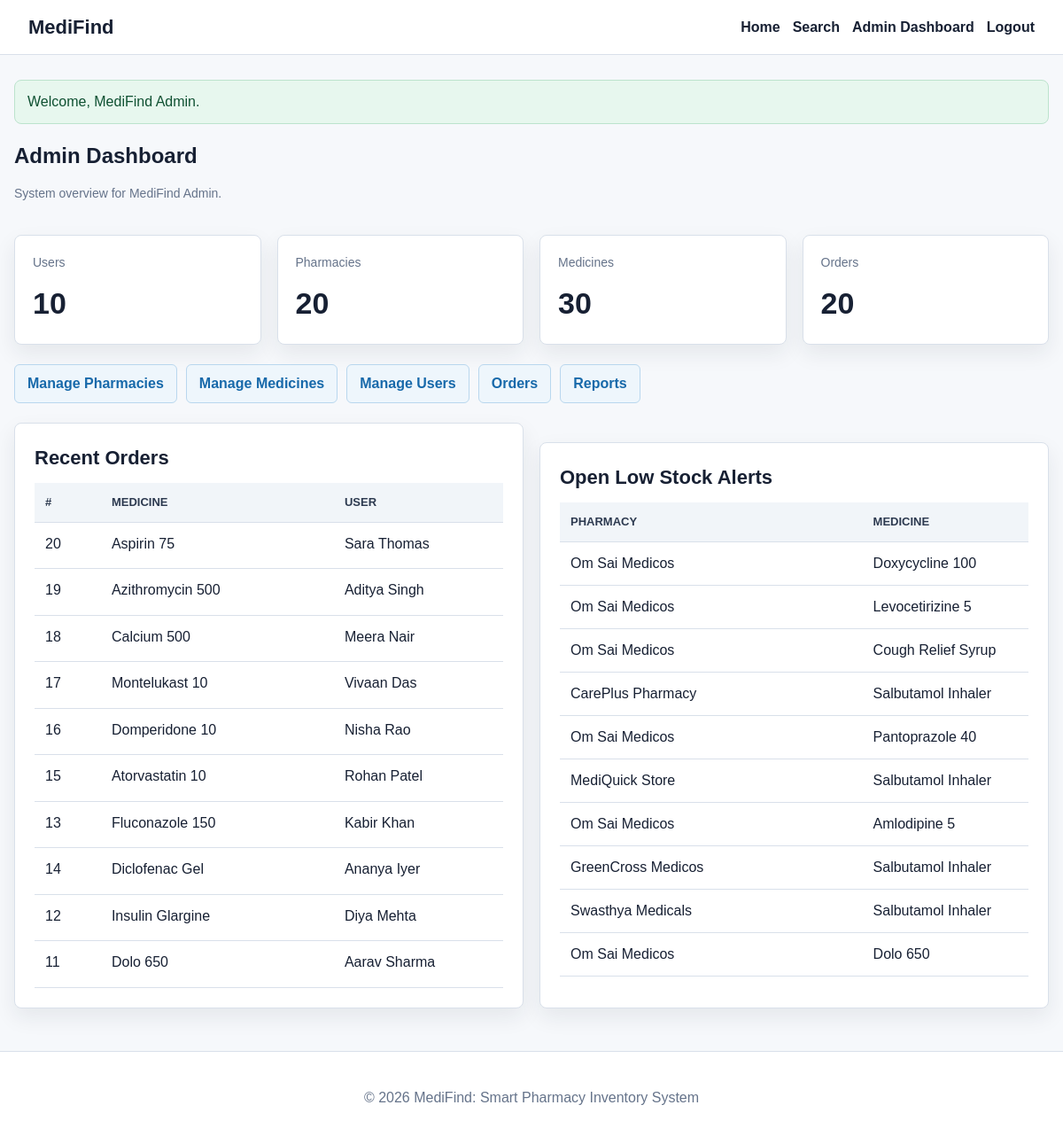
Page /admin/dashboard.php (signed in) on the committed database.
### tables this page shows
CREATE TABLE orders (
    id INT AUTO_INCREMENT PRIMARY KEY,
    user_id INT NOT NULL,
    pharmacy_id INT NOT NULL,
    medicine_id INT NOT NULL,
    quantity INT NOT NULL,
    unit_price DECIMAL(10, 2) NOT NULL,
    total_amount DECIMAL(10, 2) NOT NULL,
    status ENUM('pending', 'confirmed', 'completed', 'cancelled') NOT NULL DEFAULT 'pending',
    created_at TIMESTAMP DEFAULT CURRENT_TIMESTAMP,
    updated_at TIMESTAMP DEFAULT CURRENT_TIMESTAMP ON UPDATE CURRENT_TIMESTAMP,
    INDEX idx_orders_user (user_id),
    INDEX idx_orders_pharmacy (pharmacy_id),
    INDEX idx_orders_medicine (medicine_id),
    INDEX idx_orders_status (status),
    CONSTRAINT fk_orders_user
        FOREIGN KEY (user_id) REFERENCES users(id)
        ON UPDATE CASCADE
        ON DELETE RESTRICT,
    CONSTRAINT fk_orders_pharmacy
        FOREIGN KEY (pharmacy_id) REFERENCES pharmacies(id)
        ON UPDATE CASCADE
        ON DELETE RESTRICT,
    CONSTRAINT fk_orders_medicine
        FOREIGN KEY (medicine_id) REFERENCES medicines(id)
        ON UPDATE CASCADE
        ON DELETE RESTRICT
);

CREATE TABLE medicines (
    id INT AUTO_INCREMENT PRIMARY KEY,
    name VARCHAR(150) NOT NULL,
    generic_name VARCHAR(150) NOT NULL,
    brand VARCHAR(120) NOT NULL,
    category VARCHAR(100) NOT NULL,
    strength VARCHAR(60) NOT NULL,
    form VARCHAR(60) NOT NULL,
    description VARCHAR(255),
    requires_prescription TINYINT(1) NOT NULL DEFAULT 0,
    created_at TIMESTAMP DEFAULT CURRENT_TIMESTAMP,
    INDEX idx_medicines_name (name),
    INDEX idx_medicines_generic (generic_name),
    INDEX idx_medicines_category (category)
);

CREATE TABLE users (
    id INT AUTO_INCREMENT PRIMARY KEY,
    name VARCHAR(100) NOT NULL,
    email VARCHAR(150) NOT NULL UNIQUE,
    phone VARCHAR(20) NOT NULL,
    address VARCHAR(255) NOT NULL,
    password VARCHAR(255) NOT NULL,
    created_at TIMESTAMP DEFAULT CURRENT_TIMESTAMP
);

CREATE TABLE low_stock_alerts (
    id INT AUTO_INCREMENT PRIMARY KEY,
    stock_id INT NOT NULL,
    pharmacy_id INT NOT NULL,
    medicine_id INT NOT NULL,
    current_quantity INT NOT NULL,
    alert_message VARCHAR(255) NOT NULL,
    status ENUM('open', 'resolved', 'dismissed') NOT NULL DEFAULT 'open',
    created_at TIMESTAMP DEFAULT CURRENT_TIMESTAMP,
    INDEX idx_alerts_stock (stock_id),
    INDEX idx_alerts_pharmacy (pharmacy_id),
    INDEX idx_alerts_status (status),
    CONSTRAINT fk_alerts_stock
        FOREIGN KEY (stock_id) REFERENCES stock(id)
        ON UPDATE CASCADE
        ON DELETE CASCADE,
    CONSTRAINT fk_alerts_pharmacy
        FOREIGN KEY (pharmacy_id) REFERENCES pharmacies(id)
        ON UPDATE CASCADE
        ON DELETE CASCADE,
    CONSTRAINT fk_alerts_medicine
        FOREIGN KEY (medicine_id) REFERENCES medicines(id)
        ON UPDATE CASCADE
        ON DELETE CASCADE
);

CREATE TABLE pharmacies (
    id INT AUTO_INCREMENT PRIMARY KEY,
    owner_name VARCHAR(100) NOT NULL,
    pharmacy_name VARCHAR(150) NOT NULL,
    email VARCHAR(150) NOT NULL UNIQUE,
    phone VARCHAR(20) NOT NULL,
    license_no VARCHAR(60) NOT NULL UNIQUE,
    address VARCHAR(255) NOT NULL,
    city VARCHAR(80) NOT NULL,
    area VARCHAR(80) NOT NULL,
    password VARCHAR(255) NOT NULL,
    status ENUM('active', 'inactive', 'suspended') NOT NULL DEFAULT 'active',
    created_at TIMESTAMP DEFAULT CURRENT_TIMESTAMP,
    INDEX idx_pharmacies_city_area (city, area),
    INDEX idx_pharmacies_status (status)
);

### includes/functions.php (called while the page is built, shortened)
<?php
function app_url(string $path = ''): string
{
    $path = ltrim($path, '/');
    return rtrim(APP_BASE, '/') . ($path === '' ? '/' : '/' . $path);
}
function e(?string $value): string
{
    return htmlspecialchars((string) $value, ENT_QUOTES, 'UTF-8');
}
function get_flash_messages(): array
{
    $messages = $_SESSION['flash'] ?? [];
    return $messages;
}
function count_table(mysqli $conn, string $table): int
{
    $allowed = ['admins', 'users', 'pharmacies', 'medicines', 'stock', 'substitute_medicines', 'orders', 'low_stock_alerts'];
    $result = $conn->query("SELECT COUNT(*) AS total FROM {$table}");
    $row = $result ? $result->fetch_assoc() : ['total' => 0];
    return (int) $row['total'];
}

### includes/auth.php (called while the page is built, shortened)
<?php
require_once __DIR__ . '/functions.php';
function current_user_name(string $role): string
{
    return (string) ($_SESSION[$role . '_name'] ?? 'User');
}

### admin/dashboard.php (the view, shortened to what this page needs)
<?php
require_once __DIR__ . '/../includes/auth.php';
$recentOrders = $conn->query(
    'SELECT o.id, o.quantity, o.total_amount, o.status, o.created_at,
            u.name AS user_name,
            p.pharmacy_name,
            m.name AS medicine_name
     FROM orders o
     INNER JOIN users u ON u.id = o.user_id
     INNER JOIN pharmacies p ON p.id = o.pharmacy_id
     INNER JOIN medicines m ON m.id = o.medicine_id
     ORDER BY o.created_at DESC
     LIMIT 10'
)->fetch_all(MYSQLI_ASSOC);
$alerts = $conn->query(
    'SELECT la.current_quantity, la.alert_message, la.created_at,
            p.pharmacy_name,
            m.name AS medicine_name
     FROM low_stock_alerts la
     INNER JOIN pharmacies p ON p.id = la.pharmacy_id
     INNER JOIN medicines m ON m.id = la.medicine_id
     WHERE la.status = \'open\'
     ORDER BY la.created_at DESC
     LIMIT 10'
)->fetch_all(MYSQLI_ASSOC);
require_once __DIR__ . '/../includes/header.php';
?>
<section class="section-heading">
    <div>
        <h1>Admin Dashboard</h1>
        <p class="muted">System overview for <?= e(current_user_name('admin')); ?>.</p>
    </div>
</section>
<section class="stats-grid">
    <a class="stat-card" href="<?= e(app_url('admin/manage_users.php')); ?>">
        <span>Users</span>
        <strong><?= count_table($conn, 'users'); ?></strong>
    </a>
    <a class="stat-card" href="<?= e(app_url('admin/manage_pharmacies.php')); ?>">
        <span>Pharmacies</span>
        <strong><?= count_table($conn, 'pharmacies'); ?></strong>
    </a>
    <a class="stat-card" href="<?= e(app_url('admin/manage_medicines.php')); ?>">
        <span>Medicines</span>
        <strong><?= count_table($conn, 'medicines'); ?></strong>
    </a>
    <a class="stat-card" href="<?= e(app_url('admin/orders.php')); ?>">
        <span>Orders</span>
        <strong><?= count_table($conn, 'orders'); ?></strong>
    </a>
</section>
<section class="admin-links">
    <a class="button secondary" href="<?= e(app_url('admin/manage_pharmacies.php')); ?>">Manage Pharmacies</a>
    <a class="button secondary" href="<?= e(app_url('admin/manage_medicines.php')); ?>">Manage Medicines</a>
    <a class="button secondary" href="<?= e(app_url('admin/manage_users.php')); ?>">Manage Users</a>
    <a class="button secondary" href="<?= e(app_url('admin/orders.php')); ?>">Orders</a>
    <a class="button secondary" href="<?= e(app_url('admin/reports.php')); ?>">Reports</a>
</section>
<section class="grid two">
    <article class="card">
        <h2>Recent Orders</h2>
        <?php if (!$recentOrders): ?>
            <p>No orders yet.</p>
        <?php else: ?>
            <div class="table-wrap">
                <table>
                    <thead>
                        <tr>
                            <th>#</th>
                            <th>Medicine</th>
                            <th>User</th>
                        </tr>
                    </thead>
                    <tbody>
                        <?php foreach ($recentOrders as $order): ?>
                            <tr>
                                <td><?= (int) $order['id']; ?></td>
                                <td><?= e($order['medicine_name']); ?></td>
                                <td><?= e($order['user_name']); ?></td>
                            </tr>
                        <?php endforeach; ?>
                    </tbody>
                </table>
            </div>
        <?php endif; ?>
    </article>
    <article class="card">
        <h2>Open Low Stock Alerts</h2>
        <?php if (!$alerts): ?>
            <p>No open low-stock alerts.</p>
        <?php else: ?>
            <div class="table-wrap">
                <table>
                    <thead>
                        <tr>
                            <th>Pharmacy</th>
                            <th>Medicine</th>
                        </tr>
                    </thead>
                    <tbody>
                        <?php foreach ($alerts as $alert): ?>
                            <tr>
                                <td><?= e($alert['pharmacy_name']); ?></td>
                                <td><?= e($alert['medicine_name']); ?></td>
                            </tr>
                        <?php endforeach; ?>
                    </tbody>
                </table>
            </div>
        <?php endif; ?>
    </article>
</section>
<?php require_once __DIR__ . '/../includes/footer.php'; ?>

### includes/header.php (shortened to what this page needs)
<?php
require_once __DIR__ . '/functions.php';
$role = $_SESSION['role'] ?? null;
?>
<!DOCTYPE html>
<html lang="en">
<head>
    <link rel="stylesheet" href="<?= e(app_url('css/style.css')); ?>">
</head>
<body>
<header class="site-header">
    <a class="brand" href="<?= e(app_url('index.php')); ?>">MediFind</a>
    <nav class="site-nav">
        <a href="<?= e(app_url('index.php')); ?>">Home</a>
        <a href="<?= e(app_url('user/search.php')); ?>">Search</a>
        <?php if ($role === 'user'): ?>
            <a href="<?= e(app_url('user/orders.php')); ?>">My Orders</a>
            <a href="<?= e(app_url('user/logout.php')); ?>">Logout</a>
        <?php elseif ($role === 'pharmacy'): ?>
            <a href="<?= e(app_url('pharmacy/dashboard.php')); ?>">Pharmacy Dashboard</a>
            <a href="<?= e(app_url('pharmacy/logout.php')); ?>">Logout</a>
        <?php elseif ($role === 'admin'): ?>
            <a href="<?= e(app_url('admin/dashboard.php')); ?>">Admin Dashboard</a>
            <a href="<?= e(app_url('admin/logout.php')); ?>">Logout</a>
        <?php else: ?>
            <a href="<?= e(app_url('user/login.php')); ?>">User Login</a>
            <a href="<?= e(app_url('pharmacy/login.php')); ?>">Pharmacy Login</a>
            <a href="<?= e(app_url('admin/login.php')); ?>">Admin</a>
        <?php endif; ?>
    </nav>
</header>
<main class="page">
    <?php foreach (get_flash_messages() as $flash): ?>
        <div class="alert <?= e($flash['type']); ?>"><?= e($flash['message']); ?></div>
    <?php endforeach; ?>

### includes/footer.php (shortened to what this page needs)
</main>
<footer class="site-footer">
    <p>&copy; <?= date('Y'); ?> MediFind: Smart Pharmacy Inventory System</p>
</footer>
</body>
</html>

### css/style.css (style rules this page uses)
:root { --bg: #f6f8fb; --surface: #ffffff; --text: #172033; --muted: #65738a; --line: #d9e0ea; --primary: #1769aa; --primary-dark: #0f4f82; --success: #1f8a5b; --warning: #b26a00; --danger: #ba2f3a; --shadow: 0 10px 24px rgba(23, 32, 51, 0.08); }
* { box-sizing: border-box; }
body { margin: 0; background: var(--bg); color: var(--text); font-family: Arial, Helvetica, sans-serif; line-height: 1.5; }
a { color: var(--primary); text-decoration: none; }
.site-header { position: sticky; top: 0; z-index: 20; display: flex; align-items: center; justify-content: space-between; gap: 24px; padding: 14px 32px; background: var(--surface); border-bottom: 1px solid var(--line); }
.brand { color: var(--text); font-size: 22px; font-weight: 700; }
.site-nav { display: flex; flex-wrap: wrap; align-items: center; justify-content: flex-end; gap: 14px; }
.site-nav a { color: var(--text); font-weight: 600; }
.page { width: min(1180px, calc(100% - 32px)); min-height: calc(100vh - 142px); margin: 0 auto; padding: 28px 0 48px; }
.card, .search-panel, .stat-card { background: var(--surface); border: 1px solid var(--line); border-radius: 8px; box-shadow: var(--shadow); }
.card, .search-panel { padding: 22px; }
.card + .card, .grid + .card, .card + .grid, .stats-grid + .card, .admin-links + .card { margin-top: 22px; }
h1, h2 { margin: 0 0 12px; }
h2 { font-size: 22px; }
.muted { color: var(--muted); font-size: 14px; }
.grid { display: grid; gap: 18px; }
.grid.two { grid-template-columns: repeat(2, minmax(0, 1fr)); }
.section-heading { display: flex; align-items: flex-start; justify-content: space-between; gap: 20px; margin-bottom: 22px; }
.stats-grid { display: grid; grid-template-columns: repeat(4, minmax(0, 1fr)); gap: 18px; margin-bottom: 22px; }
.stat-card { display: block; padding: 20px; color: var(--text); }
.stat-card span { display: block; margin-bottom: 10px; color: var(--muted); font-size: 14px; }
.stat-card strong { display: block; font-size: 34px; }
button, .button { display: inline-flex; align-items: center; justify-content: center; min-height: 40px; padding: 9px 14px; color: #fff; background: var(--primary); border: 1px solid var(--primary); border-radius: 6px; cursor: pointer; font: inherit; font-weight: 700; text-decoration: none; }
.button.secondary { color: var(--primary); background: #eef6fc; border-color: #b9d7ee; }
.table-wrap { width: 100%; overflow-x: auto; }
table { width: 100%; border-collapse: collapse; min-width: 760px; }
th, td { padding: 12px; text-align: left; vertical-align: top; border-bottom: 1px solid var(--line); }
th { color: #2d3a50; background: #f1f5f9; font-size: 13px; text-transform: uppercase; }
.admin-links { display: flex; flex-wrap: wrap; gap: 10px; margin-bottom: 22px; }
.alert { margin-bottom: 18px; padding: 12px 14px; border: 1px solid var(--line); border-radius: 8px; background: #fff; }
.alert.success { color: #0f5132; background: #e7f7ee; border-color: #bce3cd; }
.site-footer { padding: 24px; color: var(--muted); text-align: center; border-top: 1px solid var(--line); background: var(--surface); }

### rows in the picture
orders: id "20", medicine.name "Aspirin 75", user.name "Sara Thomas"
orders: id "19", medicine.name "Azithromycin 500", user.name "Aditya Singh"
orders: id "18", medicine.name "Calcium 500", user.name "Meera Nair"
orders: id "17", medicine.name "Montelukast 10", user.name "Vivaan Das"
orders: id "16", medicine.name "Domperidone 10", user.name "Nisha Rao"
orders: id "15", medicine.name "Atorvastatin 10", user.name "Rohan Patel"
orders: id "13", medicine.name "Fluconazole 150", user.name "Kabir Khan"
orders: id "14", medicine.name "Diclofenac Gel", user.name "Ananya Iyer"
orders: id "12", medicine.name "Insulin Glargine", user.name "Diya Mehta"
orders: id "11", medicine.name "Dolo 650", user.name "Aarav Sharma"
low_stock_alerts: pharmacy.pharmacy_name "Om Sai Medicos", medicine.name "Doxycycline 100"
low_stock_alerts: pharmacy.pharmacy_name "Om Sai Medicos", medicine.name "Levocetirizine 5"
low_stock_alerts: pharmacy.pharmacy_name "Om Sai Medicos", medicine.name "Cough Relief Syrup"
low_stock_alerts: pharmacy.pharmacy_name "CarePlus Pharmacy", medicine.name "Salbutamol Inhaler"
low_stock_alerts: pharmacy.pharmacy_name "Om Sai Medicos", medicine.name "Pantoprazole 40"
low_stock_alerts: pharmacy.pharmacy_name "MediQuick Store", medicine.name "Salbutamol Inhaler"
low_stock_alerts: pharmacy.pharmacy_name "Om Sai Medicos", medicine.name "Amlodipine 5"
low_stock_alerts: pharmacy.pharmacy_name "GreenCross Medicos", medicine.name "Salbutamol Inhaler"
low_stock_alerts: pharmacy.pharmacy_name "Swasthya Medicals", medicine.name "Salbutamol Inhaler"
low_stock_alerts: pharmacy.pharmacy_name "Om Sai Medicos", medicine.name "Dolo 650"

### other values in the picture
$flash['message'] "Welcome, MediFind Admin."
current_user_name('admin') "MediFind Admin"
count_table($conn, 'users') "10"
count_table($conn, 'pharmacies') "20"
count_table($conn, 'medicines') "30"
count_table($conn, 'orders') "20"
